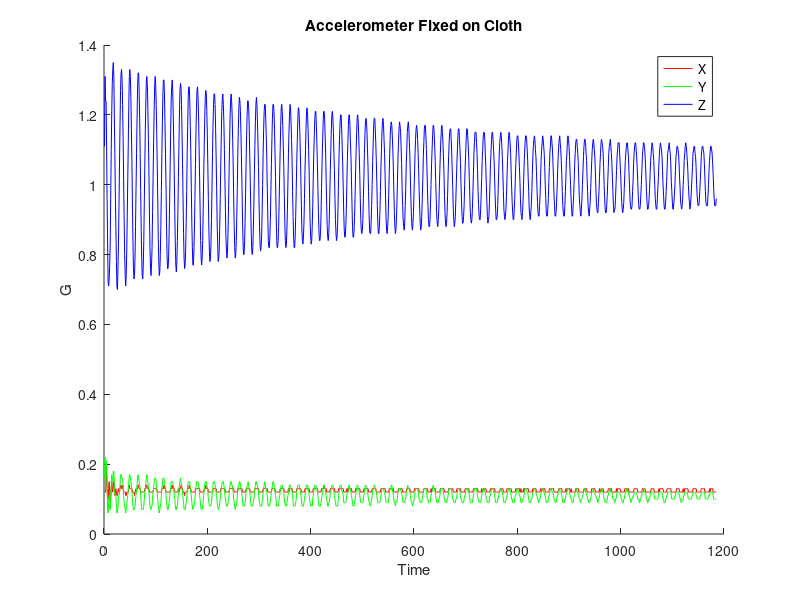
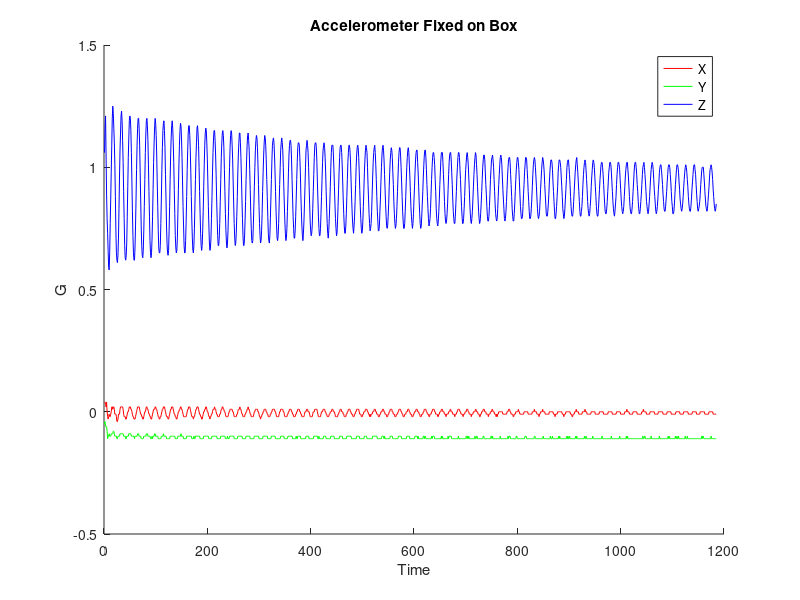

Write MATLAB code to recreate these figures, in order.
% A Matlab Function that plots 2 graphs one of the cloth, 
% one of the box and simply draws the amplitudes at the 
% Index

%%%%%%%%%%%%%%%%%
%%% Get Data %%%%
%%%%%%%%%%%%%%%%%
data = csvread('data.csv'); %Name Of CSV File
x1_Gs = data(:, 1);
y1_Gs = data(:, 2);
z1_Gs = data(:, 3);
x2_Gs = data(:, 4);
y2_Gs = data(:, 5);
z2_Gs = data(:, 6);

%%%%%%%%%%%%%%%%%%%%%%%%%%%%%%%%%%%%%
%%% Amplitude of Cloth (X, Y, Z) %%%%
%%%%%%%%%%%%%%%%%%%%%%%%%%%%%%%%%%%%%
acc_data_sensor1 = figure('visible','on');     
hold all
title('Accelerometer Fixed on Cloth',... 
  'FontWeight','bold')
plot(x1_Gs, 'Color', 'r', 'LineStyle', '-')
plot(y1_Gs, 'Color', 'g', 'LineStyle', '-')
plot(z1_Gs, 'Color', 'b', 'LineStyle', '-')
hold off
legend('X','Y','Z');
xlabel('Time')
ylabel('G')
saveas(acc_data_sensor1,'acc_data_sensor1','fig') 

%%%%%%%%%%%%%%%%%%%%%%%%%%%%%%%%%%%
%%% Amplitude of Box (X, Y, Z) %%%%
%%%%%%%%%%%%%%%%%%%%%%%%%%%%%%%%%%%
acc_data_sensor2 = figure('visible','on');  
hold all
title('Accelerometer Fixed on Box',... 
  'FontWeight','bold')
plot(x2_Gs, 'Color', 'r', 'LineStyle', '-')
plot(y2_Gs, 'Color', 'g', 'LineStyle', '-')
plot(z2_Gs, 'Color', 'b', 'LineStyle', '-')
hold off
legend('X','Y','Z');
xlabel('Time')
ylabel('G')
saveas(acc_data_sensor2,'acc_data_sensor2','fig') 
